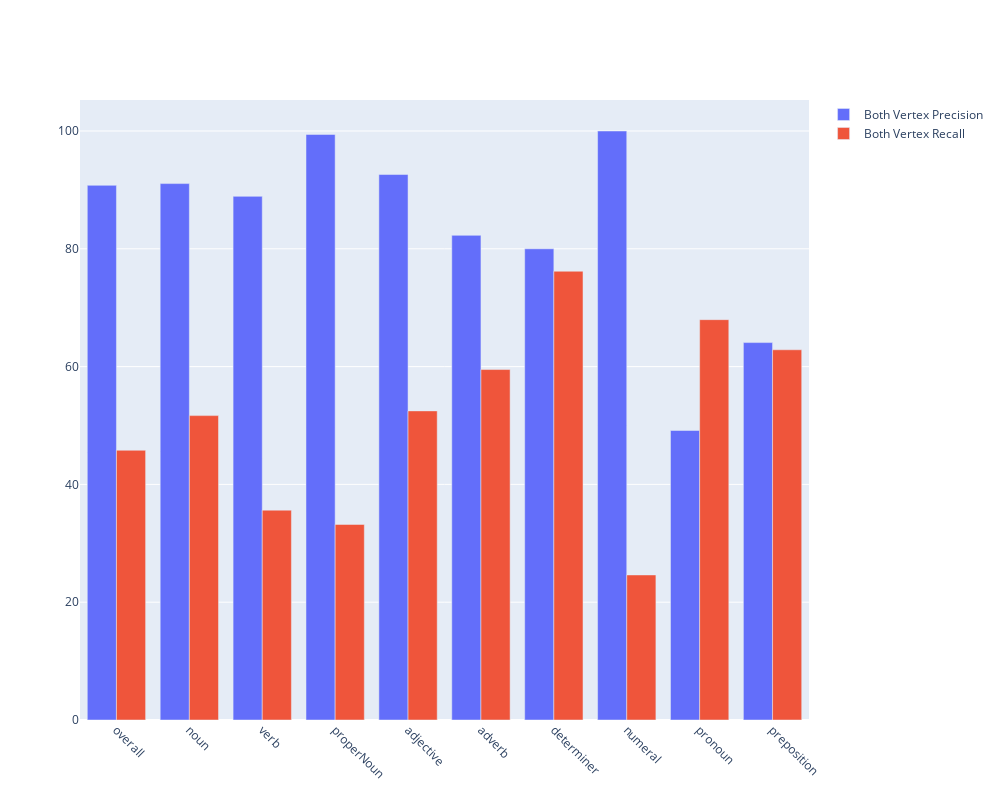
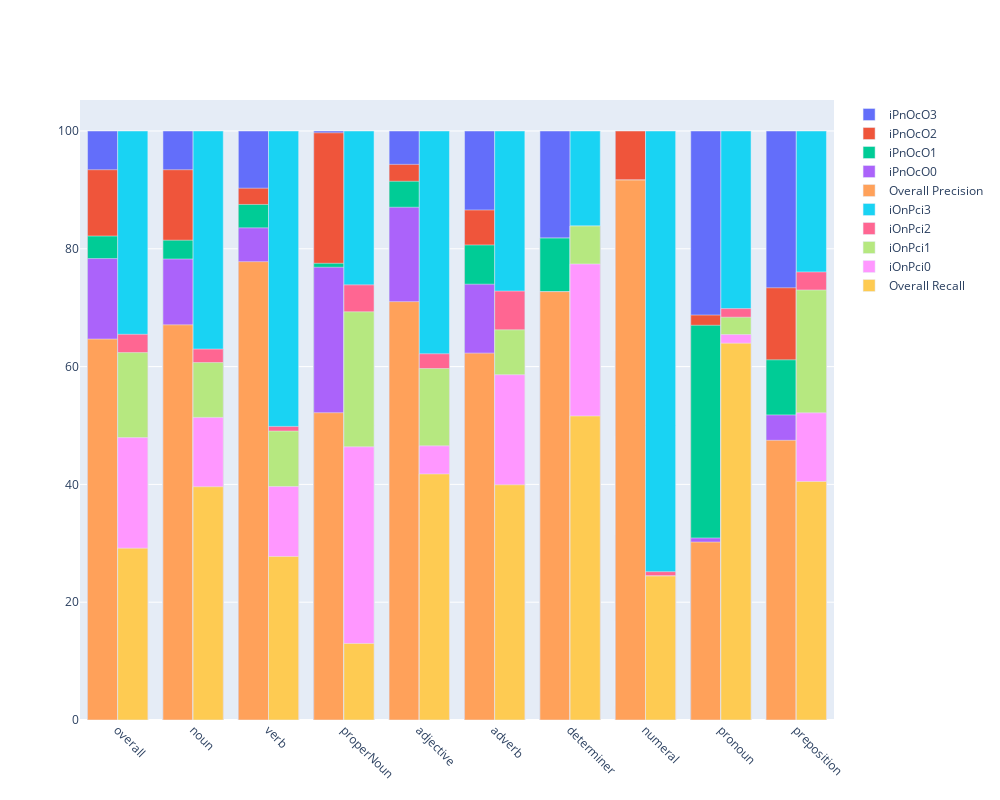

Notebook code cell kept with these figures, in order:
### Markdown cell above
<h4> Analysis </h4>
The language-pair is small sized with 13k edges. The prediction set size is (47%) of Apertium bidix (quite high ratio). It is especially high for nouns (483% of original size) which suggests the data has very little information on nouns. 
<h5> Graph 1 </h5>
The precision is fairly high, ~91%. Recall is however low at ~12%. As evident for all future language pairs, properNouns have near 100% precision. Numerals too. Here Verbs, Adjectives and Determiners have 90-95% Precision. As evident for all language-pairs, pronouns perform poorly. Recall is decent for the last 4 categories, but low earlier, lowest for properNouns (~3%). 

<h5> Graph 2 </h5>
<b> Left bar </b> (% wrt predicted data compared to apertium lang-pair (original) ): </b> <br>
The overall precision is very high in Determiners and Numerals. In properNouns, all extra predictions have neither word in the original data which shows great structure. 13% of predictions overall are extra but with both vertices present in original data. This number is particularly high for pronouns, prepositions, adverbs and nouns. The english equivalent of 6% verbs and 12% adjectives predicted translations) is not there in Apertium data. <br>
<b> Right bar </b> (% wrt apertium lang-pair data (original) compared to input data): <br>
Overall recall is low (5.3%), especially in properNouns(0.2%) and nouns (2.9%). It is higher in adverbs, determiners and especially prepositions (39%). Overall, 41% of original data translations have both words in input data, which is unfortunately high. In Verbs, it is as high as 59%. On the contrary, in 23% of original translations, neither word is there in input data. This is especially high in properNouns (36%), determiners (39%) and pronouns (34%). There are suggestions of Spanish input data being lower compared to this language pair for adverbs (37%), verbs (17%), numerals (58%) and determiners. On the other hand more English data is missing for properNouns (61%), nouns (20%).

### Code cell
metrics = getRaw("fr-es")
bvP, bvR, ipnoco, ionpci = compute(metrics)
printdatacount(metrics)
plot2in2(bvP, bvR, ipnoco, ionpci)

### Figure 1 — Plotly figure (JSON) as saved in the notebook; plotly's stock layout.template omitted (floating-point values rounded to 4 significant figures)
{"data": [{"base": 0, "name": "Both Vertex Precision", "offset": -0.4, "type": "bar", "width": 0.4, "x": ["overall", "noun", "verb", "properNoun", "adjective", "adverb", "determiner", "numeral", "pronoun", "preposition"], "y": [90.77, 91.07, 88.9, 99.41, 92.61, 82.28, 80, 100, 49.15, 64.08]}, {"base": 0, "name": "Both Vertex Recall", "offset": 0, "type": "bar", "width": 0.4, "x": ["overall", "noun", "verb", "properNoun", "adjective", "adverb", "determiner", "numeral", "pronoun", "preposition"], "y": [45.8, 51.68, 35.62, 33.2, 52.48, 59.5, 76.19, 24.63, 67.97, 62.86]}], "layout": {"barmode": "group", "height": 800, "width": 1000, "xaxis": {"tickangle": 45}}}

### Figure 2 — Plotly figure (JSON) as saved in the notebook; plotly's stock layout.template omitted (floating-point values rounded to 4 significant figures)
{"data": [{"base": 0, "name": "iPnOcO3", "offset": -0.4, "type": "bar", "width": 0.4, "x": ["overall", "noun", "verb", "properNoun", "adjective", "adverb", "determiner", "numeral", "pronoun", "preposition"], "y": [100.0, 100.0, 100.0, 100.0, 100, 100, 100, 100, 100, 100]}, {"base": 0, "name": "iPnOcO2", "offset": -0.4, "type": "bar", "width": 0.4, "x": ["overall", "noun", "verb", "properNoun", "adjective", "adverb", "determiner", "numeral", "pronoun", "preposition"], "y": [93.43, 93.42, 90.29, 99.69, 94.33, 86.59, 81.82, 100, 68.75, 73.38]}, {"base": 0, "name": "iPnOcO1", "offset": -0.4, "type": "bar", "width": 0.4, "x": ["overall", "noun", "verb", "properNoun", "adjective", "adverb", "determiner", "numeral", "pronoun", "preposition"], "y": [82.17, 81.46, 87.53, 77.54, 91.46, 80.65, 81.82, 91.67, 67.01, 61.15]}, {"base": 0, "name": "iPnOcO0", "offset": -0.4, "type": "bar", "width": 0.4, "x": ["overall", "noun", "verb", "properNoun", "adjective", "adverb", "determiner", "numeral", "pronoun", "preposition"], "y": [78.34, 78.26, 83.55, 76.87, 87.05, 73.99, 72.73, 91.67, 30.9, 51.8]}, {"base": 0, "name": "Overall Precision", "offset": -0.4, "type": "bar", "width": 0.4, "x": ["overall", "noun", "verb", "properNoun", "adjective", "adverb", "determiner", "numeral", "pronoun", "preposition"], "y": [64.67, 67.09, 77.81, 52.17, 71.03, 62.29, 72.73, 91.67, 30.21, 47.48]}, {"base": 0, "name": "iOnPci3", "offset": 0, "type": "bar", "width": 0.4, "x": ["overall", "noun", "verb", "properNoun", "adjective", "adverb", "determiner", "numeral", "pronoun", "preposition"], "y": [100, 100, 100, 100, 100, 100, 100.0, 100, 100, 100]}, {"base": 0, "name": "iOnPci2", "offset": 0, "type": "bar", "width": 0.4, "x": ["overall", "noun", "verb", "properNoun", "adjective", "adverb", "determiner", "numeral", "pronoun", "preposition"], "y": [65.48, 62.97, 49.84, 73.88, 62.18, 72.82, 83.87, 25.19, 69.85, 76.07]}, {"base": 0, "name": "iOnPci1", "offset": 0, "type": "bar", "width": 0.4, "x": ["overall", "noun", "verb", "properNoun", "adjective", "adverb", "determiner", "numeral", "pronoun", "preposition"], "y": [62.37, 60.68, 49.06, 69.3, 59.67, 66.24, 83.87, 24.44, 68.38, 73.01]}, {"base": 0, "name": "iOnPci0", "offset": 0, "type": "bar", "width": 0.4, "x": ["overall", "noun", "verb", "properNoun", "adjective", "adverb", "determiner", "numeral", "pronoun", "preposition"], "y": [47.94, 51.38, 39.65, 46.38, 46.54, 58.63, 77.42, 24.44, 65.44, 52.15]}, {"base": 0, "name": "Overall Recall", "offset": 0, "type": "bar", "width": 0.4, "x": ["overall", "noun", "verb", "properNoun", "adjective", "adverb", "determiner", "numeral", "pronoun", "preposition"], "y": [29.17, 39.6, 27.76, 12.98, 41.77, 39.93, 51.61, 24.44, 63.97, 40.49]}], "layout": {"barmode": "group", "height": 800, "width": 1000, "xaxis": {"tickangle": 45}}}
